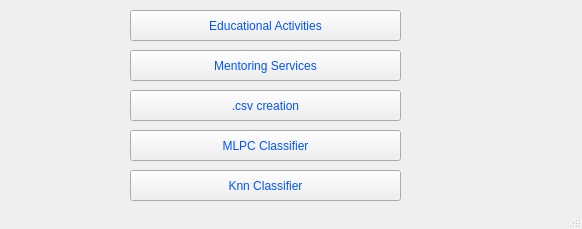
<?xml version="1.0" encoding="UTF-8"?>
<ui version="4.0">
 <class>MainWindow</class>
 <widget class="QMainWindow" name="MainWindow">
  <property name="geometry">
   <rect>
    <x>0</x>
    <y>0</y>
    <width>582</width>
    <height>229</height>
   </rect>
  </property>
  <property name="windowTitle">
   <string> Impact of Educational Coaching Programs and Mentoring Services</string>
  </property>
  <property name="styleSheet">
   <string notr="true">color: rgb(0, 85, 255);
font: 75 12pt &quot;MS Shell Dlg 2&quot;;</string>
  </property>
  <widget class="QWidget" name="centralwidget">
   <widget class="QPushButton" name="pushButton">
    <property name="geometry">
     <rect>
      <x>130</x>
      <y>50</y>
      <width>271</width>
      <height>31</height>
     </rect>
    </property>
    <property name="text">
     <string>Mentoring Services</string>
    </property>
   </widget>
   <widget class="QPushButton" name="pushButton_2">
    <property name="geometry">
     <rect>
      <x>130</x>
      <y>90</y>
      <width>271</width>
      <height>31</height>
     </rect>
    </property>
    <property name="text">
     <string>.csv creation</string>
    </property>
   </widget>
   <widget class="QPushButton" name="pushButton_3">
    <property name="geometry">
     <rect>
      <x>130</x>
      <y>130</y>
      <width>271</width>
      <height>31</height>
     </rect>
    </property>
    <property name="text">
     <string>MLPC Classifier</string>
    </property>
   </widget>
   <widget class="QPushButton" name="pushButton_4">
    <property name="geometry">
     <rect>
      <x>130</x>
      <y>170</y>
      <width>271</width>
      <height>31</height>
     </rect>
    </property>
    <property name="text">
     <string>Knn Classifier</string>
    </property>
   </widget>
   <widget class="QPushButton" name="pushButton_5">
    <property name="geometry">
     <rect>
      <x>130</x>
      <y>10</y>
      <width>271</width>
      <height>31</height>
     </rect>
    </property>
    <property name="text">
     <string>Educational Activities</string>
    </property>
   </widget>
  </widget>
  <widget class="QStatusBar" name="statusbar"/>
 </widget>
 <resources/>
 <connections/>
</ui>
